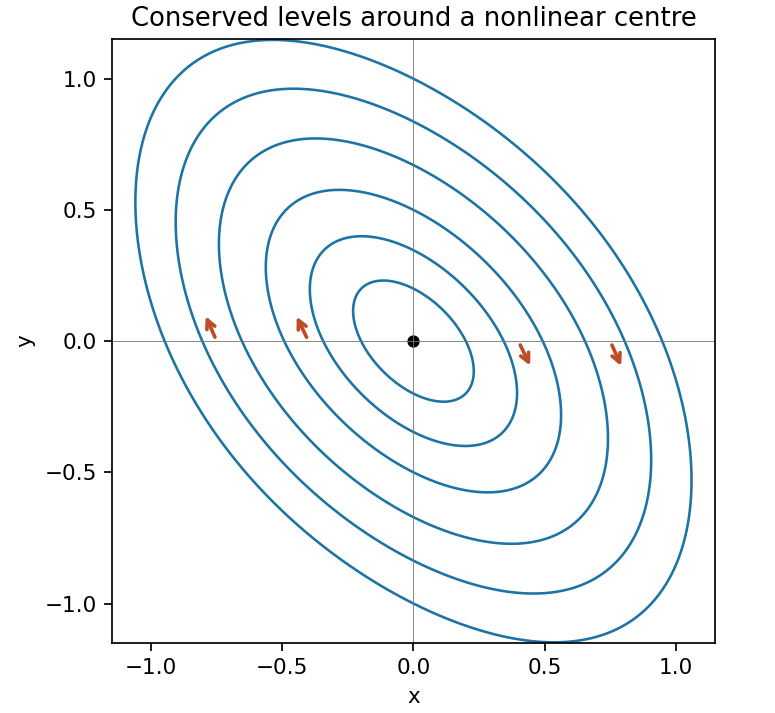

Generate this figure with Python:
"""Python 3.14; root Matplotlib/NumPy versions. Write PNG into CWD."""
import numpy as np
import matplotlib.pyplot as plt
x=np.linspace(-1.2,1.2,350);y=np.linspace(-1.2,1.2,350);X,Y=np.meshgrid(x,y)
H=X**2+X*Y+Y**2+X**4/8
fig,ax=plt.subplots(figsize=(5,4.6),layout='constrained',facecolor='white')
ax.contour(X,Y,H,levels=[.04,.12,.25,.45,.7,1],colors='#1c73a4',linewidths=1.2)
for xx in [-.75,-.4,.4,.75]:
 yy=0;u=xx+2*yy;v=-2*xx-yy-xx**3/2;norm=np.hypot(u,v)
 ax.annotate('',xy=(xx+.12*u/norm,yy+.12*v/norm),xytext=(xx,yy),arrowprops={'arrowstyle':'->','color':'#bd4d26','lw':1.7})
ax.scatter([0],[0],s=22,color='black');ax.axhline(0,color='#777',lw=.4);ax.axvline(0,color='#777',lw=.4)
ax.set(xlabel='x',ylabel='y',title='Conserved levels around a nonlinear centre',xlim=(-1.15,1.15),ylim=(-1.15,1.15));ax.set_aspect('equal')
fig.savefig('2009-phase-portrait.png',dpi=155,facecolor='white')
